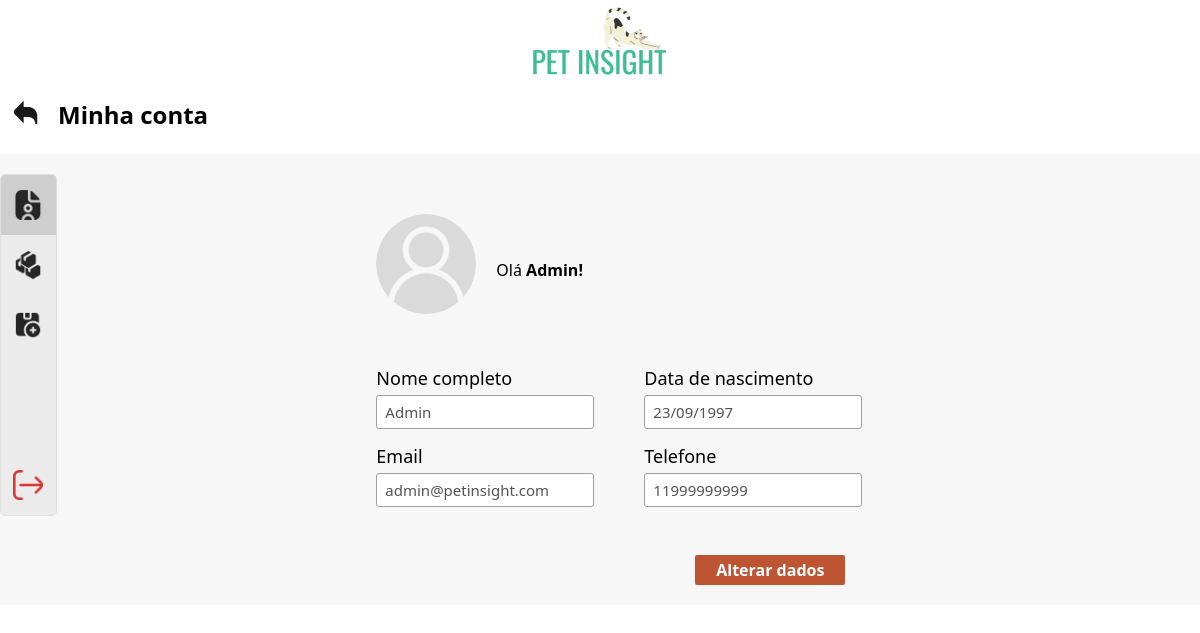
The page /app/views/telaFuncionario.php (signed in) on the database its author committed.
### tables this page shows
CREATE TABLE `funcionario` (
  `id_funcionario` int NOT NULL AUTO_INCREMENT,
  `nome` varchar(60) DEFAULT NULL,
  `email` varchar(90) NOT NULL,
  `senha` varchar(255) DEFAULT NULL,
  `datNasc` date NOT NULL,
  `telefone` varchar(11) NOT NULL,
  `foto` varchar(255) DEFAULT NULL,
  PRIMARY KEY (`id_funcionario`),
  UNIQUE KEY `email` (`email`),
  UNIQUE KEY `email_unico` (`email`)
);

### app/views/telaFuncionario.php (the view, shortened to what this page needs)
<?php
require_once __DIR__ . '/../controllers/conn.php';
$id_funcionario = $_SESSION['id_funcionario'] ?? null;
$stmt = $conn->prepare("SELECT nome, email, senha, telefone, datNasc, foto FROM funcionario WHERE id_funcionario = ?");
$stmt->bind_param("i", $id_funcionario);
$stmt->execute();
$result = $stmt->get_result();
$funcionario = $result->fetch_assoc();
$dataNascFormatada = '';
if (!empty($funcionario['datNasc']) && $funcionario['datNasc'] !== '0000-00-00') {
  $data = DateTime::createFromFormat('Y-m-d', $funcionario['datNasc']);
  if ($data) {
    $dataNascFormatada = $data->format('d/m/Y');
  }
}
?>
<!DOCTYPE html>
<html lang="pt-br">
<head>
  <link rel="stylesheet" type="text/css" href="https://cdn.jsdelivr.net/npm/toastify-js/src/toastify.min.css">
  <link rel="stylesheet" href="../../public/css/perfil.css?v=<?= time() ?>">
</head>
<body>
  <header>
    <a href="../views/Index.php">
      <img class="logo" src="../../public/img/Pet insight.png" alt="logo">
    </a>
  </header>
  <div class="voltarP">
    <a href="../views/Index.php">
      <img class="botao-voltar" src="../../public/img/voltar.png" alt="botão voltar" />
    </a>
    <h2 class="minha-conta">Minha conta</h2>
  </div>
  <main>
    <aside>
      <nav class="menu-lateral-fn">
        <ul>
          <li class="item-menu ativo" data-section="perfil-section">
            <a href="#perfil-section">
              <span class="icon"><img class="icons-img" src="../../public/img/file-user.png" alt="usuário" id="file"></span>
            </a>
          </li>
          <li class="item-menu" data-section="produtos-cadastrados">
            <a href="#produtos-cadastrados">
              <span class="icon"><img class="icons-img" src="../../public/img/product.png" alt="produtos" id="produtoc"></span>
            </a>
          </li>
          <li class="item-menu">
            <a href="../views/CadastroProduto.php">
              <span class="icon"><img class="icons-img" src="../../public/img/add-product (2).png"
                  alt="cadastrar-produto" id="addproduto"></span>
            </a>
          </li>
          <li class="item-menu-logoff">
            <a href="../controllers/logout.php">
              <span class="icon"><img class="icons-img" src="../../public/img/exit.png" alt="sair"></span>
            </a>
          </li>
        </ul>
      </nav>
    </aside>
    <section>
      <div class="perfil-section" id="perfil-section">
        <form action="../controllers/FuncionarioController.php" method="post" enctype="multipart/form-data">
          <div class="img-txt">
            <div class="foto-container">
              <?php if (!empty($funcionario['foto'])): ?>
                <img class="gato" id="previewFoto"
                  src="../../public/uploads/imgFuncionarios/<?= $id_funcionario . '/' . htmlspecialchars($funcionario['foto'] ?? '') ?>"
                  alt="Foto do perfil" />
              <?php else: ?>
                <img src="../../public/img/user-img.png" class="gato" id="previewFoto" alt="Foto do perfil" />
              <?php endif; ?>
              <p class="boas-vindas">Olá
                <strong><?= htmlspecialchars($funcionario['nome'] ?? 'Funcionário') ?>!</strong>
              </p>
            </div>
          </div>
          <div class="dados-pessoais">
            <div class="dados">
              <label for="nome">Nome completo</label>
              <input type="text" name="nome" id="nome" value="<?= htmlspecialchars($funcionario['nome'] ?? '') ?>"
                disabled>
              <label for="email">Email</label>
              <input type="email" name="email" id="email" value="<?= htmlspecialchars($funcionario['email'] ?? '') ?>"
                disabled>
            </div>
            <div class="dados">
              <label for="data_nascimento">Data de nascimento</label>
              <input type="text" name="data_nascimento" id="data_nascimento"
                value="<?= htmlspecialchars($dataNascFormatada ?? '') ?>" disabled>
              <label for="telefone">Telefone</label>
              <input type="text" name="telefone" id="telefone"
                value="<?= htmlspecialchars($funcionario['telefone'] ?? '') ?>" disabled>
              <button type="button" class="alterar-dados" id="btn-alterar-dados">Alterar dados</button>
            </div>
          </div>
        </form>
      </div>
    </section>
  </main>
</body>
</html>

### public/css/perfil.css (style rules this page uses)
* { margin: 0; padding: 0; font-family: system-ui, -apple-system, BlinkMacSystemFont, 'Segoe UI', Roboto, Oxygen, Ubuntu, Cantarell, 'Open Sans', 'Helvetica Neue', sans-serif; }
body { height: 100vh; }
header { display: flex; justify-content: center; margin-top: 5px; align-items: center; }
.logo { height: 75px; }
main { align-items: stretch; background-color: rgb(247, 247, 247); display: flex; min-height: 400px; height: auto; padding: 20px; }
.voltarP { display: flex; gap: 20px; align-items: center; padding: 13px; margin-bottom: 10px; }
.botao-voltar { width: 25px; transition: all 0.3s ease; display: inline-block; filter: brightness(0.4); }
.minha-conta { cursor: default; }
h2 { cursor: default; white-space: nowrap; }
.icons-img { width: 30px; filter: brightness(2) contrast(0.7); display: flex; }
nav.menu-lateral-fn { width: 55px; height: 340px; background-color: rgb(235, 235, 235); overflow: hidden; transition: .4s; border-radius: 5px; position: absolute; border: 1px solid rgb(224, 224, 224); left: 0; }
aside { width: 40px; }
ul { list-style-type: none; height: 100%; }
ul li.ativo { background-color: rgb(206, 206, 206); }
ul li.item-menu { transition: .1s; }
.item-menu-logoff { margin-top: 100px; }
ul li.item-menu a { text-decoration: none; color: black; font-size: 15px; padding: 15px 3px; display: flex; line-height: 30px; white-space: nowrap; }
ul li.item-menu-logoff a { text-decoration: none; color: black; font-size: 15px; padding: 15px 3px; display: flex; white-space: nowrap; line-height: 30px; }
ul li.item-menu a .icon>img { font-size: 30px; margin-left: 9px; }
ul li.item-menu-logoff a .icon>img { font-size: 15px; margin-left: 9px; }
img.gato { width: 100px; height: 100px; border-radius: 50%; object-fit: cover; }
.boas-vindas { margin-left: 105px; padding: 15px; margin-top: -75px; margin-bottom: 30px; }
.img-txt { display: flex; flex-direction: column; margin-bottom: 25px; }
section { width: 100%; display: flex; justify-content: center; align-items: center; }
.perfil-section { margin-top: 40px; }
.dados-pessoais { display: flex; gap: 50px; }
.dados { flex-direction: column; display: flex; }
label { margin-bottom: 5px; margin-top: 15px; font-size: 18px; }
input { padding: 6px 8px; border-radius: 3px; background-color: white; border: 1px solid rgb(160, 160, 160); width: 200px; font-size: 15px; }
.alterar-dados { height: 30px; width: 150px; border: none; background-color: #BD5532; color: white; cursor: pointer; transition: 0.8s; font-weight: 600; font-size: 16px; border-radius: 2px; margin-top: 48px; margin-left: 51px; }
button, a { background: none; -webkit-tap-highlight-color: transparent; }
section > div { display: none; }
.js-enabled section > div { display: none; }

### rows shown on the page
funcionario: nome "Admin", email "admin@petinsight.com", data_nascimento "23/09/1997", telefone "11999999999"
